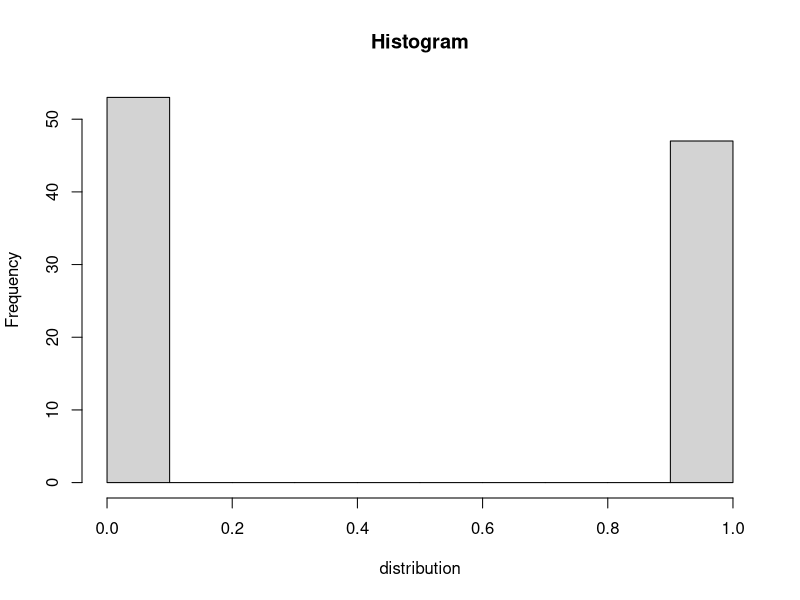
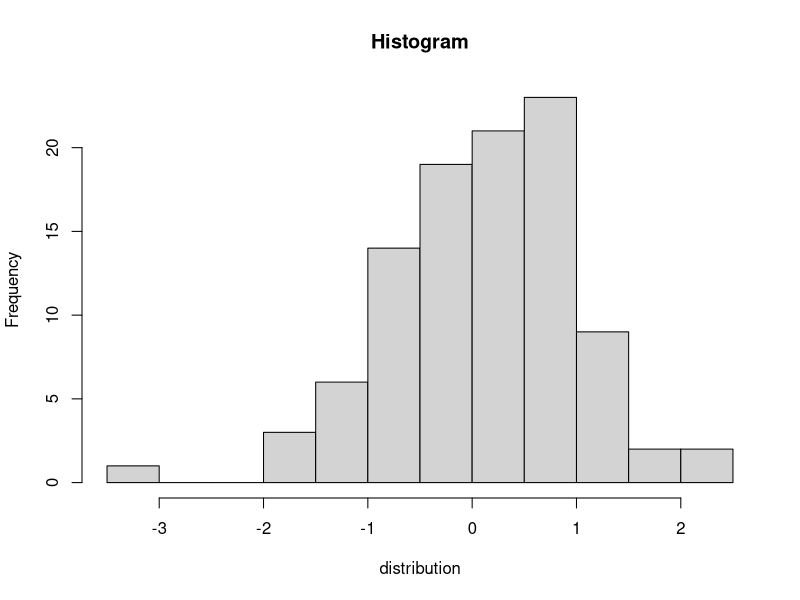
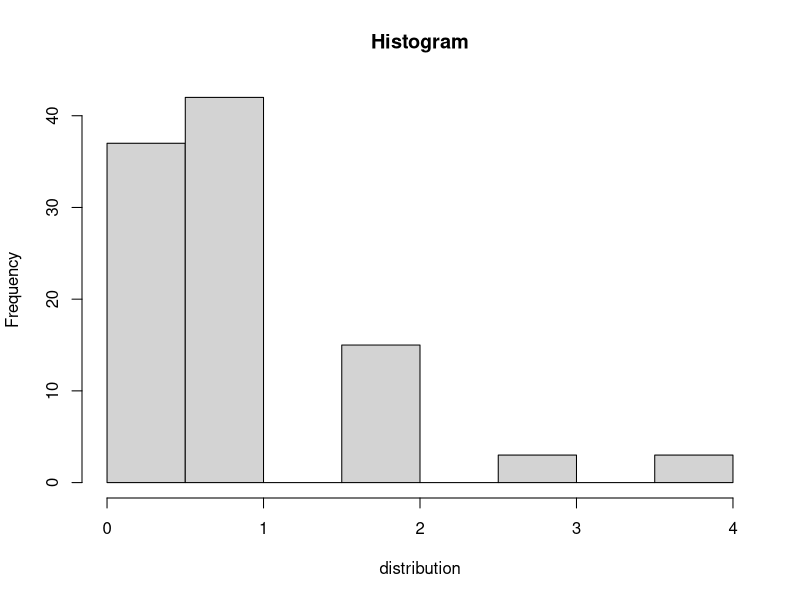
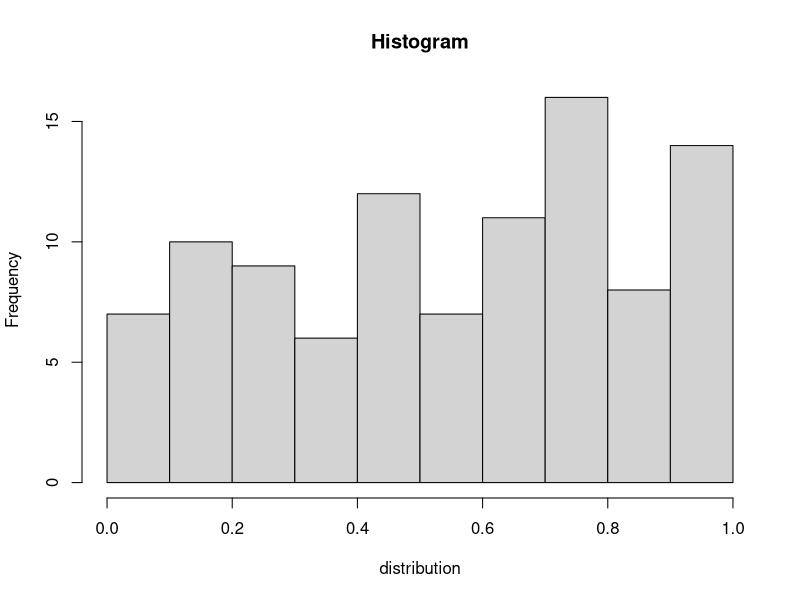

The R script that drew these images, in order:
## ---- chunk 1
distribution <- rbinom(n = 100, size = 1, prob = 0.5)
## ---- chunk 2
hist(distribution, main = "Histogram")
## ---- chunk 3
distribution <- rnorm(n = 100, mean = 0, sd = 1)
## ---- chunk 4
hist(distribution, main = "Histogram")
## ---- chunk 5
distribution <- rpois(n = 100, lambda = 1)
## ---- chunk 6
hist(distribution, main = "Histogram")
## ---- chunk 7
distribution <- runif(n = 100, min = 0, max = 1)
## ---- chunk 8
hist(distribution, main = "Histogram")
